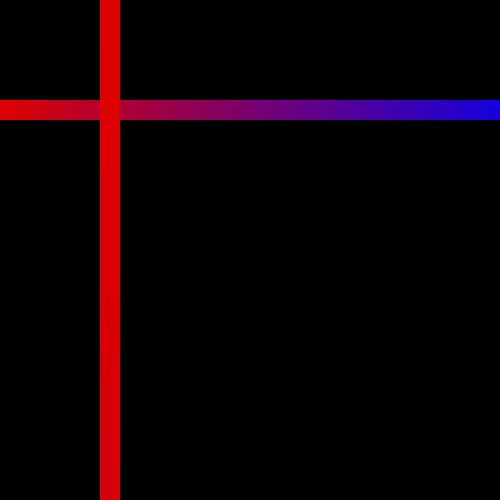
Frame 1 (no input)
Frame 2 (the mouse pressed at the canvas centre, redrawn once): identical to frame 1, image omitted

The Processing sketch that drew this single still picture (run headless with seeded random() and noise(); the mouse was pressed at the canvas centre and the sketch redrawn once):

// Processing sketch: gradientstripes1
// ── gradientstripes1.pde
// Constants
int Y_AXIS = 1;
int X_AXIS = 2;
color b1, b2, c1, c2;
PImage bar1, bar2;

void setup() {
  size(500,500);
  background(0);
  // Define colors
  b1 = color(255);
  b2 = color(0);
  c1 = color(#DE0000);
  c2 = color(#1500DE);

  noLoop();
}

void draw() {
  PImage bar1 = createImage(width, 20, RGB); 
  bar1.loadPixels();
  for (int i = 0; i < width; i++) {
    float inter = map(i, 0, width, 0, 1);
    color c = lerpColor(c1, c2, inter);
    for (int j = 0; j < 20; j++) {
      bar1.pixels[(j * width) + i] = color(c); 
    }
  }
  bar1.updatePixels();
  
  PImage bar2 = createImage(20, height, RGB); 
  bar2.loadPixels();
  for (int i = 0; i < 20; i++) {
    float inter = map(i, 0, height, 0, 1);
    color c = lerpColor(c1, c2, inter);
    for (int j = 0; j < height; j++) {
      bar2.pixels[(i * height) + j] = color(c); 
    }
  }
  bar2.updatePixels();  
  
  image(bar1, 0, 100);
  image(bar2, 100, 0);
  
  //setGradient(0, 0, 500, 20, c2, c1, X_AXIS);
  //setGradient(300, 0, 20, 500, c2, c1, Y_AXIS);
}

void setGradient(int x, int y, float w, float h, color c1, color c2, int axis ) {

  noFill();

  if (axis == Y_AXIS) {  // Top to bottom gradient
    for (int i = y; i <= y+h; i++) {
      float inter = map(i, y, y+h, 0, 1);
      color c = lerpColor(c1, c2, inter);
      stroke(c);
      line(x, i, x+w, i);
    }
  }  
  else if (axis == X_AXIS) {  // Left to right gradient
    for (int i = x; i <= x+w; i++) {
      float inter = map(i, x, x+w, 0, 1);
      color c = lerpColor(c1, c2, inter);
      stroke(c);
      line(i, y, i, y+h);
    }
  }
}
